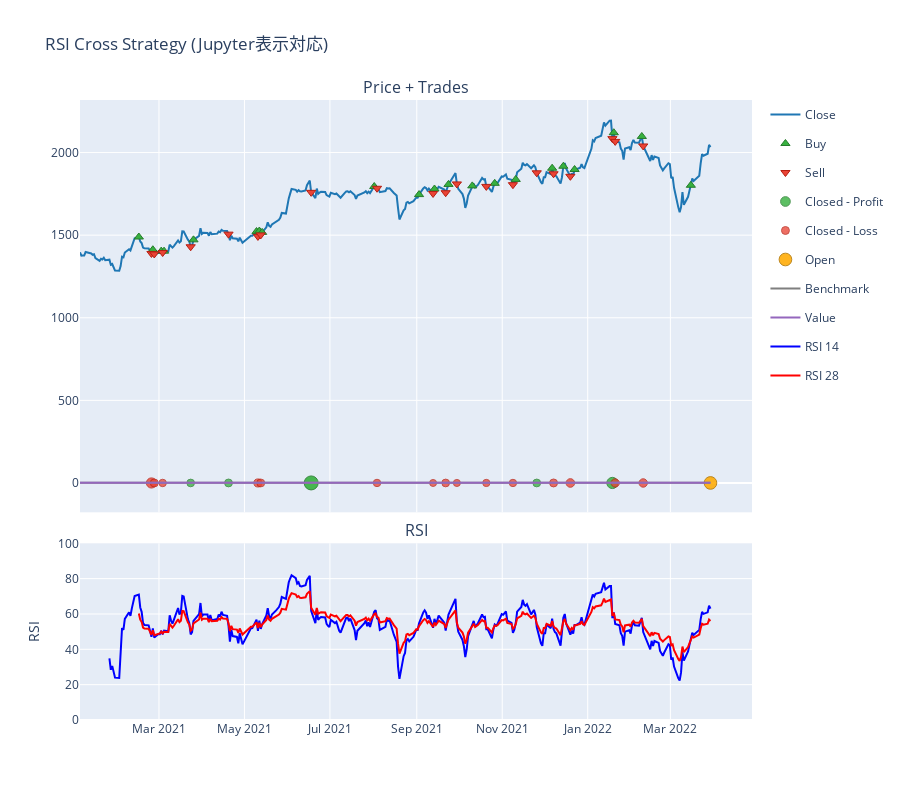

Notebook cell for this chart:
### Code cell
import vectorbt as vbt
import yfinance as yf
import talib as ta
import pandas as pd
from plotly.subplots import make_subplots
import plotly.graph_objects as go

# --- データ取得 ---
price = vbt.YFData.download('7203.T', start='2021-01-01', end='2022-03-31').get('Close')
if isinstance(price, pd.DataFrame) and isinstance(price.columns, pd.MultiIndex):
    price = price.iloc[:, 0]  # マルチインデックス対策

# --- RSI計算 ---
n1, n2 = 14, 28
rsiS = ta.RSI(price, timeperiod=n1)
rsiL = ta.RSI(price, timeperiod=n2)

# --- シグナル ---
entries = rsiS > rsiL
exits = rsiS < rsiL
entries = entries.fillna(False)
exits = exits.fillna(False)

# --- バックテスト実行 ---
pf = vbt.Portfolio.from_signals(price, entries, exits, init_cash=10000, fees=0.002)

# --- チャート構築（2段構え） ---
main_fig = pf.plot()  # vectorbt標準チャート
fig = make_subplots(rows=2, cols=1, shared_xaxes=True,
                    row_heights=[0.7, 0.3], vertical_spacing=0.05,
                    subplot_titles=("Price + Trades", "RSI"))

# メインチャート追加（上段）
for trace in main_fig.data:
    fig.add_trace(trace, row=1, col=1)

# RSI追加（下段）
fig.add_trace(go.Scatter(x=price.index, y=rsiS, mode='lines', name=f'RSI {n1}', line=dict(color='blue')), row=2, col=1)
fig.add_trace(go.Scatter(x=price.index, y=rsiL, mode='lines', name=f'RSI {n2}', line=dict(color='red')), row=2, col=1)

# 軸設定
fig.update_yaxes(title_text="RSI", range=[0, 100], row=2, col=1)
fig.update_layout(height=800, showlegend=True, title_text="RSI Cross Strategy (Jupyter表示対応)")

# ✅ ここでJupyterに直接表示（iframeレンダラー使用）
fig.show()

### Figure 1 — Plotly figure (JSON) as saved in the notebook; plotly's stock layout.template omitted (floating-point values rounded to 4 significant figures; data arrays with more than 128 entries replaced by an {"elided": "..."} marker saying what was removed)
{"data": [{"legendgroup": "0", "line": {"color": "#1f77b4"}, "name": "Close", "showlegend": true, "type": "scatter", "uid": "6e1e9dcd-f65f-4919-9179-fc0ddc3cdb8d", "x": {"elided": "303 str values"}, "xaxis": "x", "y": {"elided": "303 float values"}, "yaxis": "y"}, {"customdata": [[0, 6.703, 19.96], [2, 6.571, 18.55], [4, 6.464, 18.14], [6, 6.4, 17.96], [8, 6.193, 18.23], [10, 6.104, 18.58], [12, 5.95, 18.15], [14, 5.866, 17.8], [16, 5.728, 20.56], [18, 5.83, 20.35], [20, 5.719, 20.35], [22, 5.538, 20.01], [24, 5.552, 19.97], [26, 5.473, 19.85], [28, 5.357, 19.69], [30, 5.259, 20.04], [32, 5.113, 19.61], [34, 4.982, 18.91], [36, 4.878, 20.68], [38, 4.79, 20.09], [40, 5.401, 19.46]], "hovertemplate": "Order Id: %{customdata[0]}<br>Timestamp: %{x}<br>Price: %{y}<br>Size: %{customdata[1]:.6f}<br>Fees: %{customdata[2]:.6f}", "legendgroup": "1", "marker": {"color": "#37B13F", "line": {"color": "rgb(38,123,44)", "width": 1}, "size": 8, "symbol": "triangle-up"}, "mode": "markers", "name": "Buy", "type": "scatter", "uid": "258d7fe0-4dd9-4c90-a740-a0b998878bf9", "x": ["2021-02-14T15:00:00+00:00", "2021-02-24T15:00:00+00:00", "2021-03-02T15:00:00+00:00", "2021-03-04T15:00:00+00:00", "2021-03-25T15:00:00+00:00", "2021-05-09T15:00:00+00:00", "2021-05-11T15:00:00+00:00", "2021-05-13T15:00:00+00:00", "2021-08-01T15:00:00+00:00", "2021-09-02T15:00:00+00:00", "2021-09-13T15:00:00+00:00", "2021-09-23T15:00:00+00:00", "2021-10-10T15:00:00+00:00", "2021-10-26T15:00:00+00:00", "2021-11-10T15:00:00+00:00", "2021-12-06T15:00:00+00:00", "2021-12-14T15:00:00+00:00", "2021-12-22T15:00:00+00:00", "2022-01-19T15:00:00+00:00", "2022-02-08T15:00:00+00:00", "2022-03-15T15:00:00+00:00"], "xaxis": "x", "y": [1489.0, 1412.0, 1403.0, 1403.0, 1472.0, 1522.0, 1525.0, 1517.0, 1795.0, 1746.0, 1780.0, 1807.0, 1798.0, 1814.0, 1837.0, 1905.0, 1917.0, 1897.0, 2120.0, 2097.0, 1802.0], "yaxis": "y"}, {"customdata": [[1, 6.703, 18.63], [3, 6.571, 18.22], [5, 6.464, 18.03], [7, 6.4, 18.3], [9, 6.193, 18.65], [11, 6.104, 18.22], [13, 5.95, 17.87], [15, 5.866, 20.64], [17, 5.728, 20.43], [19, 5.83, 20.43], [21, 5.719, 20.1], [23, 5.538, 20.05], [25, 5.552, 19.93], [27, 5.473, 19.76], [29, 5.357, 20.12], [31, 5.259, 19.68], [33, 5.113, 18.98], [35, 4.982, 20.77], [37, 4.878, 20.17], [39, 4.79, 19.54]], "hovertemplate": "Order Id: %{customdata[0]}<br>Timestamp: %{x}<br>Price: %{y}<br>Size: %{customdata[1]:.6f}<br>Fees: %{customdata[2]:.6f}", "legendgroup": "2", "marker": {"color": "#EA4335", "line": {"color": "rgb(181,31,18)", "width": 1}, "size": 8, "symbol": "triangle-down"}, "mode": "markers", "name": "Sell", "type": "scatter", "uid": "22fae1bb-4a13-4cb5-b15d-521a2fd36e5e", "x": ["2021-02-23T15:00:00+00:00", "2021-02-25T15:00:00+00:00", "2021-03-03T15:00:00+00:00", "2021-03-23T15:00:00+00:00", "2021-04-19T15:00:00+00:00", "2021-05-10T15:00:00+00:00", "2021-05-12T15:00:00+00:00", "2021-06-17T15:00:00+00:00", "2021-08-03T15:00:00+00:00", "2021-09-12T15:00:00+00:00", "2021-09-21T15:00:00+00:00", "2021-09-29T15:00:00+00:00", "2021-10-20T15:00:00+00:00", "2021-11-08T15:00:00+00:00", "2021-11-25T15:00:00+00:00", "2021-12-07T15:00:00+00:00", "2021-12-19T15:00:00+00:00", "2022-01-18T15:00:00+00:00", "2022-01-20T15:00:00+00:00", "2022-02-09T15:00:00+00:00"], "xaxis": "x", "y": [1389.0, 1386.0, 1395.0, 1430.0, 1506.0, 1492.0, 1501.0, 1759.0, 1784.0, 1753.0, 1757.0, 1810.0, 1795.0, 1806.0, 1878.0, 1872.0, 1856.0, 2084.0, 2068.0, 2040.0], "yaxis": "y"}, {"customdata": [[3, 3, 133.9, 0.01491], [4, 4, 176.2, 0.01933], [7, 7, 1384.0, 0.1555], [14, 14, 176.0, 0.01788], [17, 17, 891.4, 0.0943]], "hovertemplate": "Exit Trade Id: %{customdata[0]}<br>Position Id: %{customdata[1]}<br>Exit Timestamp: %{x}<br>PnL: %{customdata[2]:.6f}<br>Return: %{customdata[3]:.2%}", "legendgroup": "3", "marker": {"color": "#37B13F", "line": {"color": "rgb(38,123,44)", "width": 1}, "opacity": [0.7644, 0.7686, 0.9, 0.7672, 0.841], "size": [7.671, 7.87, 14, 7.804, 11.24], "symbol": "circle"}, "mode": "markers", "name": "Closed - Profit", "type": "scatter", "uid": "cb094a29-77c2-4be7-adc5-858b918c8845", "x": ["2021-03-23T15:00:00+00:00", "2021-04-19T15:00:00+00:00", "2021-06-17T15:00:00+00:00", "2021-11-25T15:00:00+00:00", "2022-01-18T15:00:00+00:00"], "xaxis": "x", "y": [0.01491, 0.01933, 0.1555, 0.01788, 0.0943], "yaxis": "y"}, {"customdata": [[0, 0, -705.4, -0.07068], [1, 1, -204.5, -0.02205], [2, 2, -91.94, -0.01013], [5, 5, -217.0, -0.02336], [6, 6, -175.5, -0.01934], [8, 8, -102.5, -0.00997], [9, 9, -0.1061, -1.042e-05], [10, 10, -169.4, -0.01664], [11, 11, -23.32, -0.00233], [12, 12, -57.49, -0.005758], [13, 13, -84.2, -0.008482], [15, 15, -215.8, -0.02154], [16, 16, -350.9, -0.0358], [18, 18, -296.9, -0.02871], [19, 19, -314.9, -0.03135]], "hovertemplate": "Exit Trade Id: %{customdata[0]}<br>Position Id: %{customdata[1]}<br>Exit Timestamp: %{x}<br>PnL: %{customdata[2]:.6f}<br>Return: %{customdata[3]:.2%}", "legendgroup": "4", "marker": {"color": "#EA4335", "line": {"color": "rgb(181,31,18)", "width": 1}, "opacity": [0.8182, 0.7713, 0.7598, 0.7725, 0.7686, 0.7596, 0.75, 0.766, 0.7522, 0.7555, 0.7582, 0.7708, 0.7845, 0.7777, 0.7802], "size": [10.18, 7.992, 7.456, 8.051, 7.87, 7.448, 7, 7.749, 7.104, 7.259, 7.381, 7.969, 8.611, 8.292, 8.411], "symbol": "circle"}, "mode": "markers", "name": "Closed - Loss", "type": "scatter", "uid": "09a39f80-d56d-4c9b-8ba0-7eeba373ecb2", "x": ["2021-02-23T15:00:00+00:00", "2021-02-25T15:00:00+00:00", "2021-03-03T15:00:00+00:00", "2021-05-10T15:00:00+00:00", "2021-05-12T15:00:00+00:00", "2021-08-03T15:00:00+00:00", "2021-09-12T15:00:00+00:00", "2021-09-21T15:00:00+00:00", "2021-09-29T15:00:00+00:00", "2021-10-20T15:00:00+00:00", "2021-11-08T15:00:00+00:00", "2021-12-07T15:00:00+00:00", "2021-12-19T15:00:00+00:00", "2022-01-20T15:00:00+00:00", "2022-02-09T15:00:00+00:00"], "xaxis": "x", "y": [-0.07068, -0.02205, -0.01013, -0.02336, -0.01934, -0.00997, -1.042e-05, -0.01664, -0.00233, -0.005758, -0.008482, -0.02154, -0.0358, -0.02871, -0.03135], "yaxis": "y"}, {"customdata": [[20, 20, 1229.0, 0.1262]], "hovertemplate": "Exit Trade Id: %{customdata[0]}<br>Position Id: %{customdata[1]}<br>Exit Timestamp: %{x}<br>PnL: %{customdata[2]:.6f}<br>Return: %{customdata[3]:.2%}", "legendgroup": "5", "marker": {"color": "#FFAA00", "line": {"color": "rgb(178,118,0)", "width": 1}, "opacity": [0.8718], "size": [12.68], "symbol": "circle"}, "mode": "markers", "name": "Open", "type": "scatter", "uid": "96bd1247-8971-4f68-a9ae-5117a12ab13a", "x": ["2022-03-29T15:00:00+00:00"], "xaxis": "x", "y": [0.1262], "yaxis": "y"}, {"legendgroup": "6", "line": {"color": "#7f7f7f"}, "name": "Benchmark", "showlegend": true, "type": "scatter", "uid": "23240104-321d-44fc-ab59-843a646b3a5a", "x": {"elided": "303 str values"}, "xaxis": "x", "y": {"elided": "303 float values"}, "yaxis": "y"}, {"hoverinfo": "skip", "legendgroup": "7", "line": {"color": "rgba(0, 0, 0, 0)", "width": 0}, "opacity": 0, "showlegend": false, "type": "scatter", "uid": "e47e836b-ea5b-498c-9c88-449362f15d07", "x": {"elided": "303 str values"}, "xaxis": "x", "y": {"elided": "303 int values"}, "yaxis": "y"}, {"connectgaps": false, "fill": "tonexty", "fillcolor": "rgba(0, 128, 0, 0.3)", "hoverinfo": "skip", "legendgroup": "7", "line": {"color": "rgba(0, 0, 0, 0)", "width": 0}, "opacity": 0, "showlegend": false, "type": "scatter", "uid": "8d7c6f9a-08ff-4464-8324-19b72860fa84", "x": {"elided": "303 str values"}, "xaxis": "x", "y": {"elided": "303 float values"}, "yaxis": "y"}, {"hoverinfo": "skip", "legendgroup": "7", "line": {"color": "rgba(0, 0, 0, 0)", "width": 0}, "opacity": 0, "showlegend": false, "type": "scatter", "uid": "bd98568a-6ee8-4c10-92b1-6ce45c5fbedc", "x": {"elided": "303 str values"}, "xaxis": "x", "y": {"elided": "303 int values"}, "yaxis": "y"}, {"connectgaps": false, "fill": "tonexty", "fillcolor": "rgba(255, 0, 0, 0.3)", "hoverinfo": "skip", "legendgroup": "7", "line": {"color": "rgba(0, 0, 0, 0)", "width": 0}, "opacity": 0, "showlegend": false, "type": "scatter", "uid": "ee7a5ed6-b168-4c79-8667-fca00f40275b", "x": {"elided": "303 str values"}, "xaxis": "x", "y": {"elided": "303 float values"}, "yaxis": "y"}, {"legendgroup": "8", "line": {"color": "#9467bd"}, "name": "Value", "showlegend": true, "type": "scatter", "uid": "a00cab12-1357-4ae9-9ee4-d2ba1a45abb5", "x": {"elided": "303 str values"}, "xaxis": "x", "y": {"elided": "303 float values"}, "yaxis": "y"}, {"hoverinfo": "skip", "legendgroup": "7", "line": {"color": "rgba(0, 0, 0, 0)", "width": 0}, "opacity": 0, "showlegend": false, "type": "scatter", "uid": "c7e6e05d-f9ca-4695-8537-7d994e3f5827", "x": {"elided": "303 str values"}, "xaxis": "x", "y": {"elided": "303 int values"}, "yaxis": "y"}, {"line": {"color": "blue"}, "mode": "lines", "name": "RSI 14", "type": "scatter", "x": {"elided": "303 str values"}, "xaxis": "x2", "y": {"elided": "303 float values"}, "yaxis": "y2"}, {"line": {"color": "red"}, "mode": "lines", "name": "RSI 28", "type": "scatter", "x": {"elided": "303 str values"}, "xaxis": "x2", "y": {"elided": "303 float values"}, "yaxis": "y2"}], "layout": {"annotations": [{"font": {"size": 16}, "showarrow": false, "text": "Price + Trades", "x": 0.5, "xanchor": "center", "xref": "paper", "y": 1.0, "yanchor": "bottom", "yref": "paper"}, {"font": {"size": 16}, "showarrow": false, "text": "RSI", "x": 0.5, "xanchor": "center", "xref": "paper", "y": 0.285, "yanchor": "bottom", "yref": "paper"}], "height": 800, "showlegend": true, "title": {"text": "RSI Cross Strategy (Jupyter表示対応)"}, "xaxis": {"anchor": "y", "domain": [0, 1], "matches": "x2", "showticklabels": false}, "xaxis2": {"anchor": "y2", "domain": [0, 1]}, "yaxis": {"anchor": "x", "domain": [0.335, 1.0]}, "yaxis2": {"anchor": "x2", "domain": [0, 0.285], "range": [0, 100], "title": {"text": "RSI"}}}}
